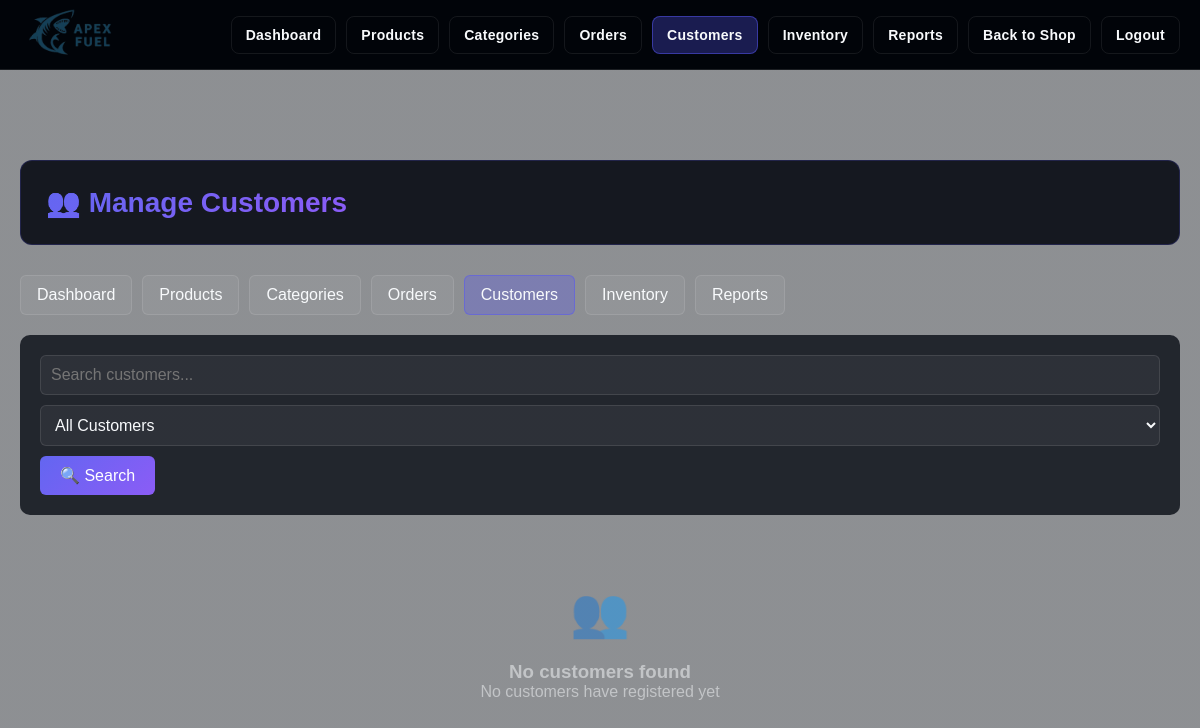
Page /HTML/admin/customers.php (signed in) on the earlier database version.
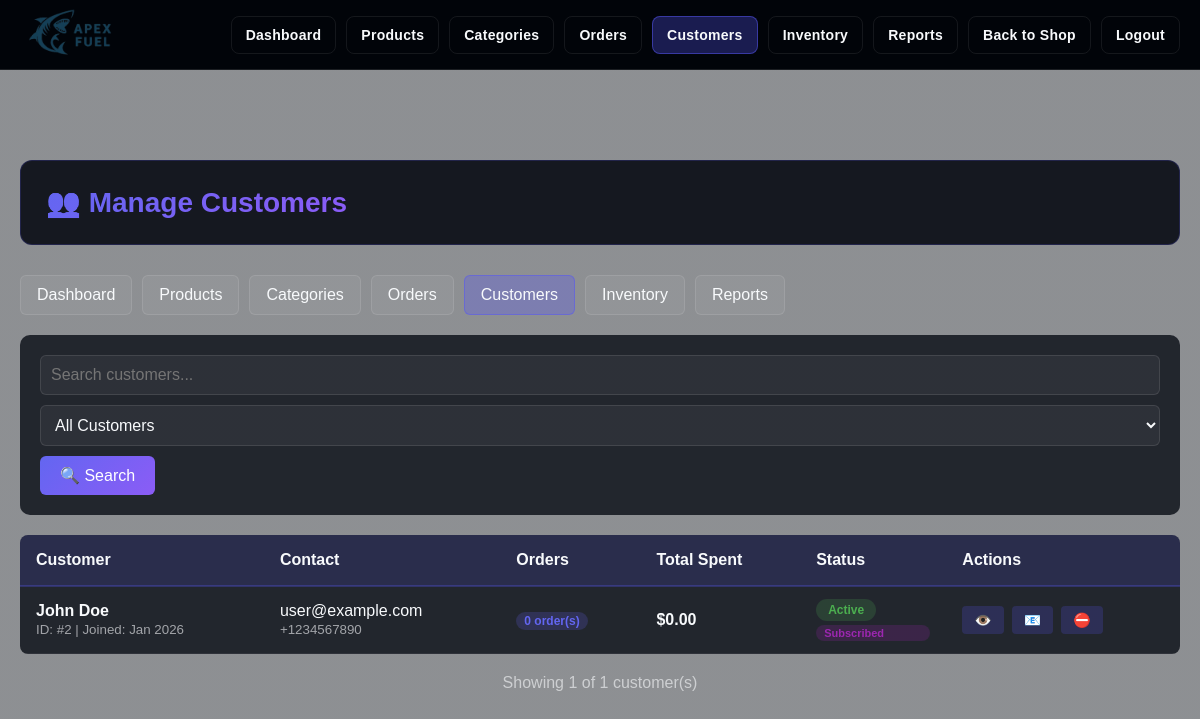
Same page on the later database version.
### tables this page shows
CREATE TABLE users (
    id INT PRIMARY KEY AUTO_INCREMENT,
    email VARCHAR(255) UNIQUE NOT NULL,
    password VARCHAR(255) NOT NULL,
    first_name VARCHAR(100),
    last_name VARCHAR(100),
    phone VARCHAR(20),
    street_address VARCHAR(255),
    city VARCHAR(100),
    postal_code VARCHAR(20),
    state_region VARCHAR(100),
    country VARCHAR(100),
    date_of_birth DATE,
    newsletter_subscribed BOOLEAN DEFAULT FALSE,
    is_admin BOOLEAN DEFAULT FALSE,
    avatar_url VARCHAR(500),
    contact_preference ENUM('email', 'phone') DEFAULT 'email',
    created_at TIMESTAMP DEFAULT CURRENT_TIMESTAMP,
    updated_at TIMESTAMP DEFAULT CURRENT_TIMESTAMP ON UPDATE CURRENT_TIMESTAMP
);

### HTML/admin/customers.php (the view, shortened to what the rows shown need)
<?php
$conn = getDBConnection();
$customer_id = intval($_GET['id'] ?? 0);
$customer = null;
$customer_stats = null;
$where = ["u.is_admin = 0"];
$params = [];
$types = '';
$where_clause = !empty($where) ? 'WHERE ' . implode(' AND ', $where) : '';
$page = max(1, intval($_GET['page'] ?? 1));
$limit = 20;
$offset = ($page - 1) * $limit;
$query = "
    SELECT u.*,
           (SELECT COUNT(*) FROM orders o WHERE o.user_id = u.id) as order_count,
           (SELECT SUM(total_amount) FROM orders o WHERE o.user_id = u.id AND o.status != 'cancelled') as total_spent
    FROM users u
    $where_clause
    ORDER BY u.created_at DESC
    LIMIT ? OFFSET ?
";
$params[] = $limit;
$params[] = $offset;
$types .= 'ii';
$stmt = $conn->prepare($query);
if ($stmt) {
    if (!empty($types)) {
        $stmt->bind_param($types, ...$params);
    }
    $stmt->execute();
    $result = $stmt->get_result();
    $customers = $result->fetch_all(MYSQLI_ASSOC);
} else {
    $customers = [];
    error_log("Customers query failed: " . $conn->error);
}
?>
<!DOCTYPE html>
<html lang="en">
<head>
    <link rel="stylesheet" href="../../CSS/Home.css">
    <link rel="stylesheet" href="../../CSS/admin/admin_common.css">
    <link rel="stylesheet" href="../../CSS/admin/admin_forms.css">
    <link rel="stylesheet" href="../../CSS/admin/admin_tables.css">
    <link rel="stylesheet" href="../../CSS/admin/admin_charts.css">
</head>
<body>
    <div class="admin-container">
        <div class="admin-header">
            <h1>
                <?php if ($customer_id && $customer): ?>👤 Customer Details
                <?php else: ?>👥 Manage Customers<?php endif; ?>
            </h1>
        </div>
        <?php if ($customer_id && $customer): ?>
            <div class="customer-details-grid">
                <div class="customer-card">
                    <h3>👤 Customer Information</h3>
                    <div class="customer-info">
                        <p><strong>Customer ID:</strong> #<?php echo $customer['id']; ?></p>
                        <p><strong>Name:</strong> <?php echo htmlspecialchars($customer['first_name'] . ' ' . $customer['last_name']); ?></p>
                        <p><strong>Email:</strong> <?php echo htmlspecialchars($customer['email']); ?></p>
                        <p><strong>Phone:</strong> <?php echo htmlspecialchars($customer['phone'] ?? 'N/A'); ?></p>
                        <p><strong>Joined:</strong> <?php echo date('F j, Y', strtotime($customer['created_at'])); ?></p>
                        <p><strong>Last Updated:</strong> <?php echo date('F j, Y', strtotime($customer['updated_at'])); ?></p>
                    </div>
                </div>
                <div class="customer-card">
                    <h3>📊 Customer Stats</h3>
                    <div class="stats-grid">
                        <div class="stat-item">
                            <div class="stat-label">Total Orders</div>
                            <div class="stat-value"><?php echo $customer_stats['total_orders'] ?? 0; ?></div>
                        </div>
                        <div class="stat-item">
                            <div class="stat-label">Total Spent</div>
                            <div class="stat-value">$<?php echo number_format($customer_stats['total_spent'] ?? 0, 2); ?></div>
                        </div>
                        <div class="stat-item">
                            <div class="stat-label">First Order</div>
                            <div class="stat-value">
                                <?php if ($customer_stats['first_order_date']): ?>
                                    <?php echo date('M Y', strtotime($customer_stats['first_order_date'])); ?>
                                <?php else: ?>-<?php endif; ?>
                            </div>
                        </div>
                        <div class="stat-item">
                            <div class="stat-label">Last Order</div>
                            <div class="stat-value">
                                <?php if ($customer_stats['last_order_date']): ?>
                                    <?php echo date('M Y', strtotime($customer_stats['last_order_date'])); ?>
                                <?php else: ?>-<?php endif; ?>
                            </div>
                        </div>
                    </div>
                </div>
                <div class="customer-card">
                    <h3>⚙️ Edit Customer</h3>
                    <form method="POST" class="admin-form">
                        <input type="hidden" name="action" value="update">
                        <input type="hidden" name="id" value="<?php echo $customer_id; ?>">
                        <div class="admin-form-group">
                            <label>First Name</label>
                            <input type="text" name="first_name" class="admin-form-control"
                                   value="<?php echo htmlspecialchars($customer['first_name']); ?>" required>
                        </div>
                        <div class="admin-form-group">
                            <label>Last Name</label>
                            <input type="text" name="last_name" class="admin-form-control"
                                   value="<?php echo htmlspecialchars($customer['last_name'] ?? ''); ?>">
                        </div>
                        <div class="admin-form-group">
                            <label>Email</label>
                            <input type="email" name="email" class="admin-form-control"
                                   value="<?php echo htmlspecialchars($customer['email']); ?>" required>
                        </div>
                        <div class="admin-form-group">
                            <label>Phone</label>
                            <input type="tel" name="phone" class="admin-form-control"
                                   value="<?php echo htmlspecialchars($customer['phone'] ?? ''); ?>">
                        </div>
                        <div class="admin-checkbox-group">
                            <input type="checkbox" id="newsletter_subscribed" name="newsletter_subscribed" value="1"
                                   <?php echo $customer['newsletter_subscribed'] ? 'checked' : ''; ?>>
                            <label for="newsletter_subscribed">Newsletter Subscribed</label>
                        </div>
                        <div class="admin-checkbox-group">
                            <input type="checkbox" id="is_active" name="is_active" value="1"
                                   <?php echo ($customer['is_active'] ?? 1) ? 'checked' : ''; ?>>
                            <label for="is_active">Account Active</label>
                        </div>
                        <div class="admin-form-actions">
                            <button type="submit" class="admin-btn admin-btn-primary">💾 Save Changes</button>
                            <a href="mailto:<?php echo htmlspecialchars($customer['email']); ?>" class="admin-btn admin-btn-secondary">📧 Email Customer</a>
                        </div>
                    </form>
                </div>
            </div>
            <div style="margin-top: 30px; text-align: center;">
                <a href="orders.php?search=<?php echo urlencode($customer['email']); ?>"
                   class="admin-btn admin-btn-primary" style="display: inline-flex; align-items: center; gap: 8px;">
                    📋 View All Orders
                </a>
            </div>
        <?php else: ?>
            <?php if (!empty($customers)): ?>
                <table class="admin-table">
                    <thead>
                        <tr>
                            <th>Customer</th>
                            <th>Contact</th>
                            <th>Orders</th>
                            <th>Total Spent</th>
                            <th>Status</th>
                            <th>Actions</th>
                        </tr>
                    </thead>
                    <tbody>
                        <?php foreach ($customers as $cust): ?>
                            <tr>
                                <td>
                                    <strong><?php echo htmlspecialchars($cust['first_name'] . ' ' . $cust['last_name']); ?></strong><br>
                                    <small style="color: rgba(248,250,252,0.6);">
                                        ID: #<?php echo $cust['id']; ?> |
                                        Joined: <?php echo date('M Y', strtotime($cust['created_at'])); ?>
                                    </small>
                                </td>
                                <td>
                                    <?php echo htmlspecialchars($cust['email']); ?><br>
                                    <?php if ($cust['phone']): ?>
                                    <small style="color: rgba(248,250,252,0.6);"><?php echo htmlspecialchars($cust['phone']); ?></small>
                                    <?php endif; ?>
                                </td>
                                <td>
                                    <span style="background: rgba(99, 102, 241, 0.2); color: #6366f1; padding: 2px 8px; border-radius: 10px; font-size: 12px; font-weight: 600;">
                                        <?php echo $cust['order_count']; ?> order(s)
                                    </span>
                                </td>
                                <td>
                                    <strong>$<?php echo number_format($cust['total_spent'] ?? 0, 2); ?></strong>
                                </td>
                                <td>
                                    <span class="admin-status-badge <?php echo ($cust['is_active'] ?? 1) ? 'admin-status-active' : 'admin-status-inactive'; ?>">
                                        <?php echo ($cust['is_active'] ?? 1) ? 'Active' : 'Inactive'; ?>
                                    </span>
                                    <?php if ($cust['newsletter_subscribed']): ?>
                                    <span style="background: rgba(156, 39, 176, 0.2); color: #9C27B0; margin-top: 4px; display: block; padding: 2px 8px; border-radius: 10px; font-size: 11px; font-weight: 600;">
                                        Subscribed
                                    </span>
                                    <?php endif; ?>
                                </td>
                                <td>
                                    <div class="admin-action-buttons">
                                        <a href="customers.php?id=<?php echo $cust['id']; ?>"
                                           class="admin-btn-action admin-btn-view" title="View Details">👁️</a>
                                        <a href="mailto:<?php echo htmlspecialchars($cust['email']); ?>"
                                           class="admin-btn-action admin-btn-view" title="Send Email">📧</a>
                                        <form method="POST" style="display: inline;">
                                            <button type="submit" class="admin-btn-action admin-btn-view"
                                                    title="<?php echo ($cust['is_active'] ?? 1) ? 'Deactivate' : 'Activate'; ?>"
                                                    onclick="return confirm('Are you sure you want to <?php echo ($cust['is_active'] ?? 1) ? 'deactivate' : 'activate'; ?> this customer?')">
                                                <?php echo ($cust['is_active'] ?? 1) ? '⛔' : '✅'; ?>
                                            </button>
                                        </form>
                                    </div>
                                </td>
                            </tr>
                        <?php endforeach; ?>
                    </tbody>
                </table>
            <?php endif; ?>
        <?php endif; ?>
    </div>
</body>
</html>

Differences in the rows shown:
added users: first_name+last_name "John Doe", id "2", created_at "Jan 2026", email "user@example.com", phone "+1234567890", order_count "0", total_spent "0.00", newsletter_subscribed "Subscribed"
Other differences:
count($customers): (not shown) → "1"
$total_customers: (not shown) → "1"
text no longer shown: "👥 No customers found No customers have registered yet"
text now shown: "Customer Contact Orders Total Spent Status Actions Showing of customer(s)"
